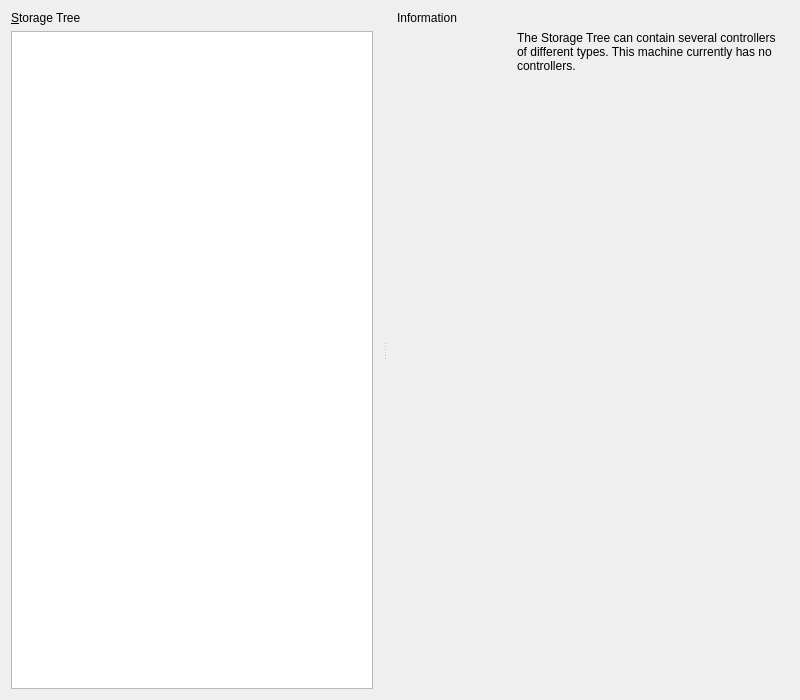
<ui version="4.0" >
 <comment>
 VBox frontends: Qt4 GUI ("VirtualBox"):

     Copyright (C) 2009 Sun Microsystems, Inc.

     This file is part of VirtualBox Open Source Edition (OSE), as
     available from http://www.virtualbox.org. This file is free software;
     you can redistribute it and/or modify it under the terms of the GNU
     General Public License (GPL) as published by the Free Software
     Foundation, in version 2 as it comes in the "COPYING" file of the
     VirtualBox OSE distribution. VirtualBox OSE is distributed in the
     hope that it will be useful, but WITHOUT ANY WARRANTY of any kind.

     Please contact Sun Microsystems, Inc., 4150 Network Circle, Santa
     Clara, CA 95054 USA or visit http://www.sun.com if you need
     additional information or have any questions.
 </comment>
 <class>VBoxVMSettingsHD</class>
 <widget class="QWidget" name="VBoxVMSettingsHD" >
  <property name="geometry" >
   <rect>
    <x>0</x>
    <y>0</y>
    <width>800</width>
    <height>700</height>
   </rect>
  </property>
  <layout class="QVBoxLayout" name="mLtMain" >
   <item>
    <widget class="QISplitter" native="1" name="mSplitter" >
     <property name="orientation" >
      <enum>Qt::Horizontal</enum>
     </property>
     <property name="handleWidth" >
      <number>4</number>
     </property>
     <widget class="QWidget" native="1" name="mWtLeftPane" >
      <layout class="QVBoxLayout" name="mLtLeftPane" >
       <property name="leftMargin" >
        <number>0</number>
       </property>
       <property name="topMargin" >
        <number>0</number>
       </property>
       <property name="rightMargin" >
        <number>10</number>
       </property>
       <property name="bottomMargin" >
        <number>0</number>
       </property>
       <item>
        <widget class="QILabelSeparator" native="1" name="mLsLeftPane" >
         <property name="text" >
          <string>&amp;Storage Tree</string>
         </property>
         <property name="buddy" >
          <cstring>mTwStorageTree</cstring>
         </property>
        </widget>
       </item>
       <item>
        <layout class="QVBoxLayout" name="mLtStorage" >
         <property name="spacing" >
          <number>0</number>
         </property>
         <property name="margin" >
          <number>0</number>
         </property>
         <item>
          <widget class="QITreeView" native="1" name="mTwStorageTree" >
           <property name="whatsThis" >
            <string>Contains all storage controllers for this machine and the virtual images and host drives attached to them.</string>
           </property>
          </widget>
         </item>
         <item>
          <layout class="QHBoxLayout" name="mLtStorageBar" >
           <item>
            <spacer name="mSp1" >
             <property name="orientation" >
              <enum>Qt::Horizontal</enum>
             </property>
             <property name="sizeHint" stdset="0" >
              <size>
               <width>0</width>
               <height>0</height>
              </size>
             </property>
            </spacer>
           </item>
           <item>
            <widget class="VBoxToolBar" native="1" name="mTbStorageBar" />
           </item>
          </layout>
         </item>
        </layout>
       </item>
      </layout>
     </widget>
     <widget class="QStackedWidget" name="mSwRightPane" >
      <widget class="QWidget" name="mWtEmpty">
       <layout class="QGridLayout" name="mLtEmpty" >
        <property name="leftMargin" >
         <number>10</number>
        </property>
        <property name="topMargin" >
         <number>0</number>
        </property>
        <property name="rightMargin" >
         <number>0</number>
        </property>
        <property name="bottomMargin" >
         <number>0</number>
        </property>
        <item row="0" column="0" colspan="2" >
         <widget class="QILabelSeparator" native="1" name="mLsEmpty" >
          <property name="text" >
           <string>Information</string>
          </property>
         </widget>
        </item>
        <item row="1" column="1" >
         <widget class="QLabel" name="mLbInfo" >
          <property name="text" >
           <string>The Storage Tree can contain several controllers of different types. This machine currently has no controllers.</string>
          </property>
          <property name="wordWrap">
           <bool>true</bool>
          </property>
         </widget>
        </item>
        <item row="2" column="0" colspan="2" >
         <spacer name="mSp2" >
          <property name="orientation" >
           <enum>Qt::Vertical</enum>
          </property>
          <property name="sizeHint" stdset="0" >
           <size>
            <width>0</width>
            <height>0</height>
           </size>
          </property>
         </spacer>
        </item>
       </layout>
      </widget>
      <widget class="QWidget" name="mWtController" >
       <layout class="QGridLayout" name="mLtController" >
        <property name="leftMargin" >
         <number>10</number>
        </property>
        <property name="topMargin" >
         <number>0</number>
        </property>
        <property name="rightMargin" >
         <number>0</number>
        </property>
        <property name="bottomMargin" >
         <number>0</number>
        </property>
        <item row="0" column="0" colspan="3" >
         <widget class="QILabelSeparator" native="1" name="mLsParameters" >
          <property name="text" >
           <string>Attributes</string>
          </property>
         </widget>
        </item>
        <item row="1" column="1" >
         <widget class="QLabel" name="mLbName" >
          <property name="text" >
           <string>&amp;Name:</string>
          </property>
          <property name="buddy" >
           <cstring>mLeName</cstring>
          </property>
          <property name="alignment" >
           <set>Qt::AlignRight|Qt::AlignTrailing|Qt::AlignVCenter</set>
          </property>
         </widget>
        </item>
        <item row="1" column="2" >
         <widget class="QLineEdit" name="mLeName" >
          <property name="whatsThis" >
           <string>Changes the name of the storage controller currently selected in the Storage Tree.</string>
          </property>
         </widget>
        </item>
        <item row="2" column="1" >
         <widget class="QLabel" name="mLbType" >
          <property name="text" >
           <string>&amp;Type:</string>
          </property>
          <property name="buddy" >
           <cstring>mCbType</cstring>
          </property>
          <property name="alignment" >
           <set>Qt::AlignRight|Qt::AlignTrailing|Qt::AlignVCenter</set>
          </property>
         </widget>
        </item>
        <item row="2" column="2" >
         <widget class="QComboBox" name="mCbType" >
          <property name="whatsThis" >
           <string>Selects the sub-type of the storage controller currently selected in the Storage Tree.</string>
          </property>
          <property name="sizePolicy" >
           <sizepolicy vsizetype="Fixed" hsizetype="Expanding" >
            <horstretch>0</horstretch>
            <verstretch>0</verstretch>
           </sizepolicy>
          </property>
         </widget>
        </item>
        <item row="3" column="0" colspan="3" >
         <spacer name="mSp3" >
          <property name="orientation" >
           <enum>Qt::Vertical</enum>
          </property>
          <property name="sizeHint" stdset="0" >
           <size>
            <width>0</width>
            <height>0</height>
           </size>
          </property>
         </spacer>
        </item>
       </layout>
      </widget>
      <widget class="QWidget" name="mWtAttachment" >
       <layout class="QGridLayout" name="mLtAttachment" >
        <property name="leftMargin" >
         <number>10</number>
        </property>
        <property name="topMargin" >
         <number>0</number>
        </property>
        <property name="rightMargin" >
         <number>0</number>
        </property>
        <property name="bottomMargin" >
         <number>0</number>
        </property>
        <item row="0" column="0" colspan="4" >
         <widget class="QILabelSeparator" native="1" name="mLsAttributes" >
          <property name="text" >
           <string>Attributes</string>
          </property>
         </widget>
        </item>
        <item row="1" column="1" >
         <widget class="QLabel" name="mLbSlot" >
          <property name="text" >
           <string>S&amp;lot:</string>
          </property>
          <property name="buddy" >
           <cstring>mCbSlot</cstring>
          </property>
          <property name="alignment" >
           <set>Qt::AlignRight|Qt::AlignTrailing|Qt::AlignVCenter</set>
          </property>
         </widget>
        </item>
        <item row="1" column="2" colspan="2" >
         <widget class="QComboBox" name="mCbSlot" >
          <property name="whatsThis" >
           <string>Selects the slot on the storage controller used by this attachment. The available slots depend on the type of the controller and other attachments on it.</string>
          </property>
          <property name="sizePolicy" >
           <sizepolicy vsizetype="Fixed" hsizetype="Expanding" >
            <horstretch>0</horstretch>
            <verstretch>0</verstretch>
           </sizepolicy>
          </property>
         </widget>
        </item>
        <item row="2" column="1" >
         <widget class="QLabel" name="mLbVdi" >
          <property name="buddy" >
           <cstring>mCbVdi</cstring>
          </property>
          <property name="alignment" >
           <set>Qt::AlignRight|Qt::AlignTrailing|Qt::AlignVCenter</set>
          </property>
         </widget>
        </item>
        <item row="2" column="2" >
         <widget class="VBoxMediaComboBox" native="1" name="mCbVdi" >
          <property name="whatsThis" >
           <string>Selects the virtual disk image or the host drive used by this attachment.</string>
          </property>
          <property name="sizePolicy" >
           <sizepolicy vsizetype="Fixed" hsizetype="Expanding" >
            <horstretch>0</horstretch>
            <verstretch>0</verstretch>
           </sizepolicy>
          </property>
         </widget>
        </item>
        <item row="2" column="3" >
         <widget class="QIToolButton" name="mTbVmm" >
          <property name="whatsThis" >
           <string>Opens the Virtual Media Manager to select a virtual image for this attachment.</string>
          </property>
          <property name="toolTip" >
           <string>Open Virtual Media Manager</string>
          </property>
          <property name="text" >
           <string/>
          </property>
          <property name="autoRaise" >
           <bool>true</bool>
          </property>
         </widget>
        </item>
        <item row="3" column="2" colspan="2" >
         <widget class="QCheckBox" name="mCbShowDiffs">
          <property name="sizePolicy" >
           <sizepolicy vsizetype="Fixed" hsizetype="MinimumExpanding" >
            <horstretch>0</horstretch>
            <verstretch>0</verstretch>
           </sizepolicy>
          </property>
          <property name="whatsThis">
           <string>If checked, shows the differencing hard disks that are attached to slots rather than their base hard disks (shown for indirect attachments) and allows explicit attaching of differencing hard disks. Check this only if you need a complex hard disk setup.</string>
          </property>
          <property name="text">
           <string>D&amp;ifferencing Disks</string>
          </property>
         </widget>
        </item>
        <item row="4" column="2" colspan="2" >
         <widget class="QCheckBox" name="mCbPassthrough" >
          <property name="sizePolicy" >
           <sizepolicy vsizetype="Fixed" hsizetype="MinimumExpanding" >
            <horstretch>0</horstretch>
            <verstretch>0</verstretch>
           </sizepolicy>
          </property>
          <property name="whatsThis" >
           <string>When checked, allows the guest to send ATAPI commands directly to the host-drive which makes it possible to use CD/DVD writers connected to the host inside the VM. Note that writing audio CD inside the VM is not yet supported.</string>
          </property>
          <property name="text" >
           <string>&amp;Passthrough</string>
          </property>
         </widget>
        </item>
        <item row="5" column="0" colspan="4" >
         <widget class="QILabelSeparator" native="1" name="mLsInformation" >
          <property name="text" >
           <string>Information</string>
          </property>
         </widget>
        </item>
        <item row="6" column="1" >
         <widget class="QLabel" name="mLbHDVirtualSize" >
          <property name="text" >
           <string>Virtual Size:</string>
          </property>
          <property name="alignment" >
           <set>Qt::AlignRight|Qt::AlignTrailing|Qt::AlignVCenter</set>
          </property>
         </widget>
        </item>
        <item row="6" column="2" colspan="2" >
         <widget class="QILabel" name="mLbHDVirtualSizeValue" >
          <property name="sizePolicy" >
           <sizepolicy vsizetype="Preferred" hsizetype="Ignored" >
            <horstretch>0</horstretch>
            <verstretch>0</verstretch>
           </sizepolicy>
          </property>
         </widget>
        </item>
        <item row="7" column="1" >
         <widget class="QLabel" name="mLbHDActualSize" >
          <property name="text" >
           <string>Actual Size:</string>
          </property>
          <property name="alignment" >
           <set>Qt::AlignRight|Qt::AlignTrailing|Qt::AlignVCenter</set>
          </property>
         </widget>
        </item>
        <item row="7" column="2" colspan="2" >
         <widget class="QILabel" name="mLbHDActualSizeValue" >
          <property name="sizePolicy" >
           <sizepolicy vsizetype="Preferred" hsizetype="Ignored" >
            <horstretch>0</horstretch>
            <verstretch>0</verstretch>
           </sizepolicy>
          </property>
         </widget>
        </item>
        <item row="8" column="1" >
         <widget class="QLabel" name="mLbSize" >
          <property name="text" >
           <string>Size:</string>
          </property>
          <property name="alignment" >
           <set>Qt::AlignRight|Qt::AlignTrailing|Qt::AlignVCenter</set>
          </property>
         </widget>
        </item>
        <item row="8" column="2" colspan="2" >
         <widget class="QILabel" name="mLbSizeValue" >
          <property name="sizePolicy" >
           <sizepolicy vsizetype="Preferred" hsizetype="Ignored" >
            <horstretch>0</horstretch>
            <verstretch>0</verstretch>
           </sizepolicy>
          </property>
         </widget>
        </item>
        <item row="9" column="1" >
         <widget class="QLabel" name="mLbLocation" >
          <property name="text" >
           <string>Location:</string>
          </property>
          <property name="alignment" >
           <set>Qt::AlignRight|Qt::AlignTrailing|Qt::AlignVCenter</set>
          </property>
         </widget>
        </item>
        <item row="9" column="2" colspan="2" >
         <widget class="QILabel" name="mLbLocationValue" >
          <property name="sizePolicy" >
           <sizepolicy vsizetype="Preferred" hsizetype="Ignored" >
            <horstretch>0</horstretch>
            <verstretch>0</verstretch>
           </sizepolicy>
          </property>
         </widget>
        </item>
        <item row="10" column="1" >
         <widget class="QLabel" name="mLbHDFormat" >
          <property name="text" >
           <string>Type (Format):</string>
          </property>
          <property name="alignment" >
           <set>Qt::AlignRight|Qt::AlignTrailing|Qt::AlignVCenter</set>
          </property>
         </widget>
        </item>
        <item row="10" column="2" colspan="2" >
         <widget class="QILabel" name="mLbHDFormatValue" >
          <property name="sizePolicy" >
           <sizepolicy vsizetype="Preferred" hsizetype="Ignored" >
            <horstretch>0</horstretch>
            <verstretch>0</verstretch>
           </sizepolicy>
          </property>
         </widget>
        </item>
        <item row="11" column="1" >
         <widget class="QLabel" name="mLbUsage" >
          <property name="text" >
           <string>Attached To:</string>
          </property>
          <property name="alignment" >
           <set>Qt::AlignRight|Qt::AlignTrailing|Qt::AlignVCenter</set>
          </property>
         </widget>
        </item>
        <item row="11" column="2" colspan="2" >
         <widget class="QILabel" name="mLbUsageValue" >
          <property name="sizePolicy" >
           <sizepolicy vsizetype="Preferred" hsizetype="Ignored" >
            <horstretch>0</horstretch>
            <verstretch>0</verstretch>
           </sizepolicy>
          </property>
         </widget>
        </item>
        <item row="12" column="0" colspan="4" >
         <spacer name="mSp6" >
          <property name="orientation" >
           <enum>Qt::Vertical</enum>
          </property>
          <property name="sizeHint" stdset="0" >
           <size>
            <width>0</width>
            <height>0</height>
           </size>
          </property>
         </spacer>
        </item>
       </layout>
      </widget>
     </widget>
    </widget>
   </item>
  </layout>
 </widget>
 <customwidgets>
  <customwidget>
   <class>QISplitter</class>
   <extends>QSplitter</extends>
   <header>QISplitter.h</header>
   <container>1</container>
  </customwidget>
  <customwidget>
   <class>QILabelSeparator</class>
   <extends>QLabel</extends>
   <header>QILabelSeparator.h</header>
   <container>1</container>
  </customwidget>
  <customwidget>
   <class>QITreeView</class>
   <extends>QTreeView</extends>
   <header>QITreeView.h</header>
   <container>1</container>
  </customwidget>
  <customwidget>
   <class>VBoxToolBar</class>
   <extends>QWidget</extends>
   <header>VBoxToolBar.h</header>
   <container>1</container>
  </customwidget>
  <customwidget>
   <class>VBoxMediaComboBox</class>
   <extends>QComboBox</extends>
   <header>VBoxMediaComboBox.h</header>
   <container>1</container>
  </customwidget>
  <customwidget>
   <class>QILabel</class>
   <extends>QLabel</extends>
   <header>QILabel.h</header>
  </customwidget>
  <customwidget>
   <class>QIToolButton</class>
   <extends>QToolButton</extends>
   <header>QIToolButton.h</header>
   <container>1</container>
  </customwidget>
 </customwidgets>
 <resources/>
 <connections/>
</ui>
